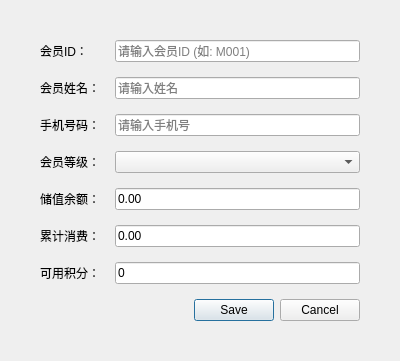
<?xml version="1.0" encoding="UTF-8"?>
<ui version="4.0">
 <class>AddMemberDialog</class>
 <widget class="QDialog" name="AddMemberDialog">
  <property name="geometry">
   <rect>
    <x>0</x>
    <y>0</y>
    <width>400</width>
    <height>350</height>
   </rect>
  </property>
  <property name="windowTitle">
   <string>新增会员</string>
  </property>
  <layout class="QVBoxLayout" name="mainLayout">
   <property name="spacing">
    <number>0</number>
   </property>
   <property name="leftMargin">
    <number>20</number>
   </property>
   <property name="topMargin">
    <number>20</number>
   </property>
   <property name="rightMargin">
    <number>20</number>
   </property>
   <property name="bottomMargin">
    <number>20</number>
   </property>
   <item>
    <widget class="QFrame" name="bgFrame">
     <layout class="QVBoxLayout" name="verticalLayout">
      <property name="spacing">
       <number>15</number>
      </property>
      <property name="leftMargin">
       <number>20</number>
      </property>
      <property name="topMargin">
       <number>20</number>
      </property>
      <property name="rightMargin">
       <number>20</number>
      </property>
      <property name="bottomMargin">
       <number>20</number>
      </property>
      <item>
    <layout class="QFormLayout" name="formLayout">
     <property name="horizontalSpacing">
      <number>15</number>
     </property>
     <property name="verticalSpacing">
      <number>15</number>
     </property>
     <item row="0" column="0">
      <widget class="QLabel" name="label_id">
       <property name="text">
        <string>会员ID：</string>
       </property>
      </widget>
     </item>
     <item row="0" column="1">
      <widget class="QLineEdit" name="idEdit">
       <property name="placeholderText">
        <string>请输入会员ID (如: M001)</string>
       </property>
      </widget>
     </item>
     <item row="1" column="0">
      <widget class="QLabel" name="label">
       <property name="text">
        <string>会员姓名：</string>
       </property>
      </widget>
     </item>
     <item row="1" column="1">
      <widget class="QLineEdit" name="nameEdit">
       <property name="placeholderText">
        <string>请输入姓名</string>
       </property>
      </widget>
     </item>
     <item row="2" column="0">
      <widget class="QLabel" name="label_2">
       <property name="text">
        <string>手机号码：</string>
       </property>
      </widget>
     </item>
     <item row="2" column="1">
      <widget class="QLineEdit" name="phoneEdit">
       <property name="placeholderText">
        <string>请输入手机号</string>
       </property>
      </widget>
     </item>
     <item row="3" column="0">
      <widget class="QLabel" name="label_3">
       <property name="text">
        <string>会员等级：</string>
       </property>
      </widget>
     </item>
     <item row="3" column="1">
      <widget class="QComboBox" name="levelCombo"/>
     </item>
     <item row="4" column="0">
      <widget class="QLabel" name="label_balance">
       <property name="text">
        <string>储值余额：</string>
       </property>
      </widget>
     </item>
     <item row="4" column="1">
      <widget class="QLineEdit" name="balanceEdit">
       <property name="placeholderText">
        <string>请输入储值余额, 例如: 0.00</string>
       </property>
       <property name="text">
        <string>0.00</string>
       </property>
      </widget>
     </item>
     <item row="5" column="0">
      <widget class="QLabel" name="label_4">
       <property name="text">
        <string>累计消费：</string>
       </property>
      </widget>
     </item>
     <item row="5" column="1">
      <widget class="QLineEdit" name="consumeAmtEdit">
       <property name="placeholderText">
        <string>请输入累计消费金额, 例如: 0.00</string>
       </property>
       <property name="text">
        <string>0.00</string>
       </property>
      </widget>
     </item>
     <item row="6" column="0">
      <widget class="QLabel" name="label_points">
       <property name="text">
        <string>可用积分：</string>
       </property>
      </widget>
     </item>
     <item row="6" column="1">
      <widget class="QLineEdit" name="pointsEdit">
       <property name="placeholderText">
        <string>请输入可用积分, 例如: 0</string>
       </property>
       <property name="text">
        <string>0</string>
       </property>
      </widget>
     </item>
    </layout>
   </item>
   <item>
    <spacer name="verticalSpacer">
     <property name="orientation">
      <enum>Qt::Orientation::Vertical</enum>
     </property>
     <property name="sizeHint" stdset="0">
      <size>
       <width>20</width>
       <height>40</height>
      </size>
     </property>
    </spacer>
   </item>
   <item>
    <widget class="QDialogButtonBox" name="buttonBox">
     <property name="orientation">
      <enum>Qt::Orientation::Horizontal</enum>
     </property>
     <property name="standardButtons">
      <set>QDialogButtonBox::StandardButton::Cancel|QDialogButtonBox::StandardButton::Save</set>
     </property>
    </widget>
   </item>
     </layout>
    </widget>
   </item>
  </layout>
 </widget>
 <resources/>
 <connections>
  <connection>
   <sender>buttonBox</sender>
   <signal>accepted()</signal>
   <receiver>AddMemberDialog</receiver>
   <slot>accept()</slot>
   <hints>
    <hint type="sourcelabel">
     <x>248</x>
     <y>254</y>
    </hint>
    <hint type="destinationlabel">
     <x>157</x>
     <y>274</y>
    </hint>
   </hints>
  </connection>
  <connection>
   <sender>buttonBox</sender>
   <signal>rejected()</signal>
   <receiver>AddMemberDialog</receiver>
   <slot>reject()</slot>
   <hints>
    <hint type="sourcelabel">
     <x>316</x>
     <y>260</y>
    </hint>
    <hint type="destinationlabel">
     <x>286</x>
     <y>274</y>
    </hint>
   </hints>
  </connection>
 </connections>
</ui>
